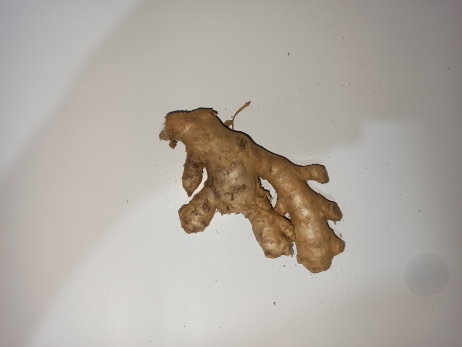
#> input picture images/jahe.jpg, 462 x 347 px, found by its file name
$ python 02-edge-detection.py
#> lines starting #> are read from the running program, lines starting #| are printed output that depends on the picture; after the words box and inside, x2 and y2 are one past the last pixel; in counts of white or black regions, pixels touching at a corner belong together
import matplotlib.pyplot as plt
from skimage import io, color, filters, feature

image = io.imread("images/jahe.jpg")
#> image is the input picture: shape (347, 462, 3); mean R, G, B 175.8, 169, 161.4
image_gray = color.rgb2gray(image)
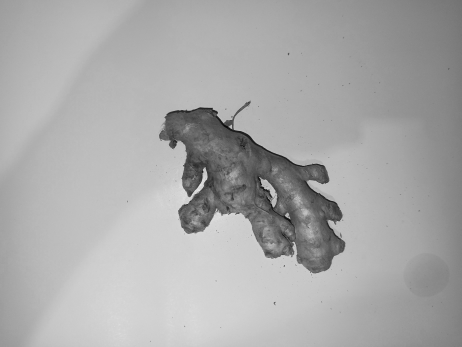
#> image_gray: shape (347, 462) float64; min 0.0433, max 0.899, mean 0.666
edge_roberts = filters.roberts(image_gray)
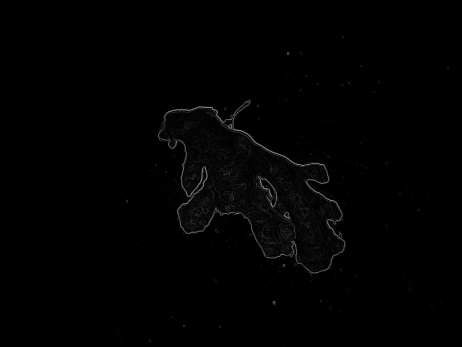
#> edge_roberts: shape (347, 462) float64; min 0, max 0.583, mean 0.00968
edge_sobel = filters.sobel(image_gray)
edge_prewitt = filters.prewitt(image_gray)
edge_scharr = filters.scharr(image_gray)
edge_canny = feature.canny(image_gray, sigma=5)
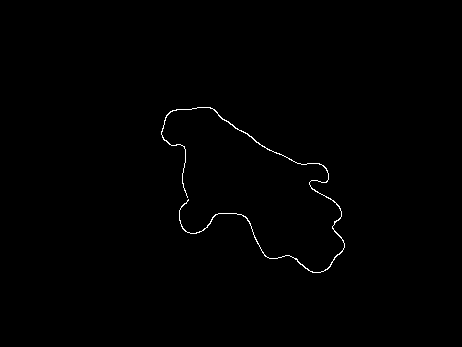
#> edge_canny: shape (347, 462) bool; 0.46% white in thin lines or dots, all inside (x1, y1, x2, y2) = (161, 107, 345, 273)

fig, axs = plt.subplots(nrows=2, ncols=3, sharex=True, sharey=True, figsize=(10, 10))
ax = axs.ravel()
ax[0].imshow(image)
ax[0].set_title("Original Image", fontsize=14)
ax[1].imshow(edge_roberts, cmap="gray")
ax[1].set_title("Roberts Edge Detection", fontsize=14)
ax[2].imshow(edge_sobel, cmap="gray")
ax[2].set_title("Sobel Edge Detection", fontsize=14)
ax[3].imshow(edge_prewitt, cmap="gray")
ax[3].set_title("Prewitt Edge Detection", fontsize=14)
ax[4].imshow(edge_scharr, cmap="gray")
ax[4].set_title("Scharr Edge Detection", fontsize=14)
ax[5].imshow(edge_canny, cmap="gray")
ax[5].set_title("Canny Edge Detection", fontsize=14)
for i, _ in enumerate(ax):
    ax[i].set_axis_off()
plt.tight_layout()
plt.show()
